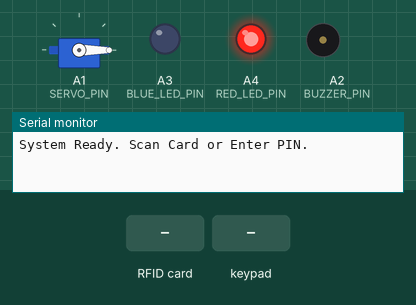
Recording of a sketch running on a simulated Arduino Uno, built with avr-gcc and run on an emulated ATmega328P. Shown: servo, output pins drawn as LEDs (lit = HIGH), buzzer (waves = sounding), the last lines printed to the serial monitor. The inputs (shaded band) are chosen by the test bench. Pins used as bus, display or sensor lines are not drawn.

Above: at 1.2 s.
1.3 s: RFID card F3 34 1B 39 held to the reader
At 1.8 s:
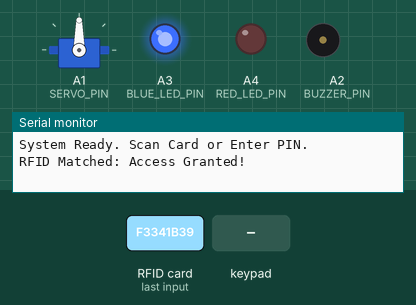
4.3 s: keypad keys 2 0 0 3 # pressed 0.4 s apart
At 6.5 s:
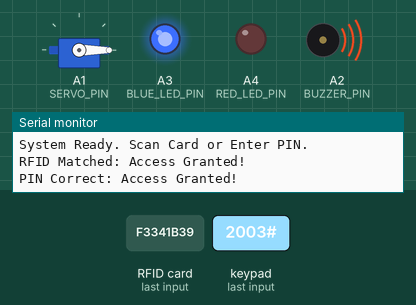
7.8 s: key '#' pressed
10.8 s: RFID card D7 6E 10 60 held to the reader
At 12.5 s:
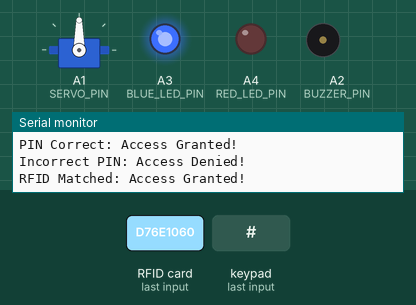
13.8 s: key '1' pressed
At 16.4 s:
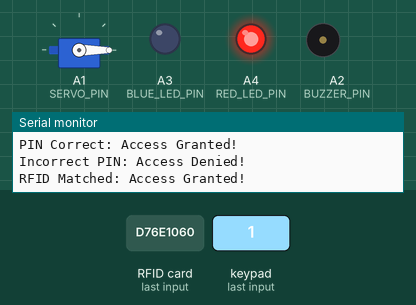
16.8 s: keypad keys 2 0 0 3 * pressed 0.4 s apart
At 18.47 s:
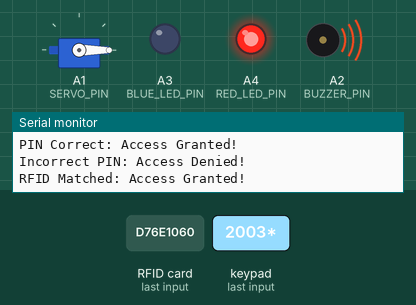
Timing chart, 0 to 20.1 s (numbered marks = the images above; inputs shaded):
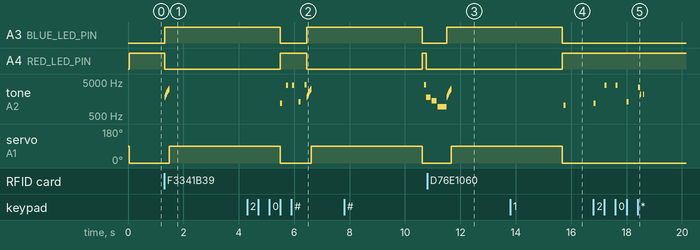

The sketch:

smart_door_lock.ino
```cpp
#include <SPI.h>
#include <MFRC522.h>
#include <Keypad.h>
#include <Servo.h>

// --- PIN ASSIGNMENTS ---
#define RST_PIN         9
#define SS_PIN          10
#define SERVO_PIN       A1
#define BUZZER_PIN      A2
#define BLUE_LED_PIN    A3
#define RED_LED_PIN     A4

// --- HARDWARE OBJECTS ---
MFRC522 rfid(SS_PIN, RST_PIN);
Servo lockServo;

// --- AUTHORIZED RFID KEYS ---
byte authorizedUIDs[][4] = {
  {0xF3, 0x34, 0x1B, 0x39}, // Key 1
  {0xD7, 0x6E, 0x10, 0x60}  // Key 2
};
const int numAuthorizedCards = sizeof(authorizedUIDs) / sizeof(authorizedUIDs[0]);

// --- PASSCODE SETTINGS ---
const String masterPIN = "2003";
String enteredPIN = "";

// --- 4x4 KEYPAD SETUP ---
const byte ROWS = 4;
const byte COLS = 4;
char keys[ROWS][COLS] = {
  {'1', '2', '3', 'A'},
  {'4', '5', '6', 'B'},
  {'7', '8', '9', 'C'},
  {'*', '0', '#', 'D'}
};

// Row pins connect to D2, D3, D4, D5
byte rowPins[ROWS] = {2, 3, 4, 5};

// Column pins connect to D6, D7, D8, A0
byte colPins[COLS] = {6, 7, 8, A0};

Keypad customKeypad = Keypad(makeKeymap(keys), rowPins, colPins, ROWS, COLS);

// Function declarations
void playTone(unsigned int freq, unsigned int durationMs);
void playKeySound(char key);
void lockDoor();
void unlockSequence();
void deniedSequence();
void doubleBeep();

void setup() {
  Serial.begin(9600);
  SPI.begin();
  rfid.PCD_Init();

  lockServo.attach(SERVO_PIN);

  // Active-LOW buzzer configuration:
  // HIGH keeps the buzzer completely OFF & COOL while idle
  pinMode(BUZZER_PIN, OUTPUT);
  noTone(BUZZER_PIN);
  digitalWrite(BUZZER_PIN, HIGH);

  pinMode(BLUE_LED_PIN, OUTPUT);
  pinMode(RED_LED_PIN, OUTPUT);

  // Set initial locked state
  lockDoor();
  Serial.println("System Ready. Scan Card or Enter PIN.");
}

void loop() {
  handleKeypad();
  handleRFID();
}

// --- RFID LOGIC ---
void handleRFID() {
  if (!rfid.PICC_IsNewCardPresent() || !rfid.PICC_ReadCardSerial()) {
    return;
  }

  bool accessGranted = false;

  for (int i = 0; i < numAuthorizedCards; i++) {
    bool match = true;
    for (byte b = 0; b < 4; b++) {
      if (rfid.uid.uidByte[b] != authorizedUIDs[i][b]) {
        match = false;
        break;
      }
    }
    if (match) {
      accessGranted = true;
      break;
    }
  }

  if (accessGranted) {
    Serial.println("RFID Matched: Access Granted!");
    unlockSequence();
  } else {
    Serial.println("Unauthorized Card: Access Denied!");
    deniedSequence();
  }

  rfid.PICC_HaltA();
  rfid.PCD_StopCrypto1();
}

// --- KEYPAD LOGIC ---
void handleKeypad() {
  char key = customKeypad.getKey();
  if (!key) return;

  // Plays a distinct musical tone corresponding to the specific key pressed
  playKeySound(key);

  if (key == '#') {
    if (enteredPIN == masterPIN) {
      Serial.println("PIN Correct: Access Granted!");
      unlockSequence();
    } else {
      Serial.println("Incorrect PIN: Access Denied!");
      deniedSequence();
    }
    enteredPIN = "";
  } else if (key == '*') {
    enteredPIN = "";
    Serial.println("PIN Cleared.");
    doubleBeep();
  } else {
    enteredPIN += key;
  }
}

// --- SOUND EMITTER ---
void playTone(unsigned int freq, unsigned int durationMs) {
  tone(BUZZER_PIN, freq, durationMs);
  delay(durationMs);
  noTone(BUZZER_PIN);
  digitalWrite(BUZZER_PIN, HIGH); // Re-arm high state so module doesn't draw idle current or heat up
}

// --- INDIVIDUAL KEY SOUND MAPPING ---
void playKeySound(char key) {
  unsigned int freq = 2000;

  switch (key) {
    case '1': freq = 1047; break; // C6
    case '2': freq = 1175; break; // D6
    case '3': freq = 1319; break; // E6
    case 'A': freq = 1397; break; // F6

    case '4': freq = 1568; break; // G6
    case '5': freq = 1760; break; // A6
    case '6': freq = 1976; break; // B6
    case 'B': freq = 2093; break; // C7

    case '7': freq = 2349; break; // D7
    case '8': freq = 2637; break; // E7
    case '9': freq = 2794; break; // F7
    case 'C': freq = 3136; break; // G7

    case '*': freq = 3520; break; // A7
    case '0': freq = 3951; break; // B7
    case '#': freq = 4186; break; // C8
    case 'D': freq = 4435; break; // C#8
  }

  playTone(freq, 70); // 70 ms clear tone
}

// --- HARDWARE ACTIONS ---
void lockDoor() {
  lockServo.write(0);          // 0° = Locked position
  digitalWrite(BLUE_LED_PIN, LOW);
  digitalWrite(RED_LED_PIN, HIGH);
}

void unlockSequence() {
  digitalWrite(RED_LED_PIN, LOW);
  digitalWrite(BLUE_LED_PIN, HIGH);

  // Sci-Fi "Laser Chirp" (Rapid ascending frequency sweep)
  for (int freq = 1800; freq <= 3200; freq += 140) {
    playTone(freq, 15);
  }

  lockServo.write(90);         // 90° = Unlocked position
  delay(4000);                 // Door stays open for 4 seconds

  lockDoor();                  // Auto re-lock
}

void deniedSequence() {
  // Descending "Failure / Sad Wah" with Red LED blink
  digitalWrite(RED_LED_PIN, LOW);
  playTone(1800, 160);
  delay(40);
  playTone(1400, 180);
  delay(40);
  playTone(950, 320);          // Low dragging final tone
  digitalWrite(RED_LED_PIN, HIGH);
}

void doubleBeep() {
  playTone(2200, 50);
  delay(60);
  playTone(2200, 50);
}
```

Measured:
- after the input at 1.3 s, A3 (BLUE_LED_PIN): LOW → HIGH at once; A4 (RED_LED_PIN): HIGH → LOW at once; tone on A2 (BUZZER_PIN): plays 1800 Hz for 0.02 s, 1940 Hz for 0.02 s, 2080 Hz for 0.02 s, 2220 Hz for 0.02 s, 2360 Hz for 0.02 s, 2500 Hz for 0.02 s … (11 notes in this stretch), starting at once; servo on A1 (SERVO_PIN): 0° → 90° after 0.19 s
- after the input at 4.3 s, tone on A2 (BUZZER_PIN): plays 1175 Hz for 0.07 s, 3951 Hz for 0.07 s, 3951 Hz for 0.07 s, 1319 Hz for 0.07 s, 4186 Hz for 0.07 s, 1800 Hz for 0.02 s … (16 notes in this stretch), starting after 1.2 s
- after the input at 7.8 s, tone on A2 (BUZZER_PIN): silent → 4186 Hz after 2.9 s, → 1800 Hz 0.07 s later
- after the input at 10.8 s, A3 (BLUE_LED_PIN): LOW → HIGH after 0.71 s; A4 (RED_LED_PIN): stays LOW (without the input it goes to HIGH after 0.71 s); servo on A1 (SERVO_PIN): 0° → 90° after 0.87 s
- after the input at 13.8 s, tone on A2 (BUZZER_PIN): silent → 1047 Hz after 1.9 s, → silent 0.07 s later
- after the input at 16.8 s, tone on A2 (BUZZER_PIN): plays 1175 Hz for 0.07 s, 3951 Hz for 0.07 s, 3951 Hz for 0.07 s, 1319 Hz for 0.07 s, 3520 Hz for 0.07 s, 2200 Hz for 0.05 s … (7 notes in this stretch), starting at once
